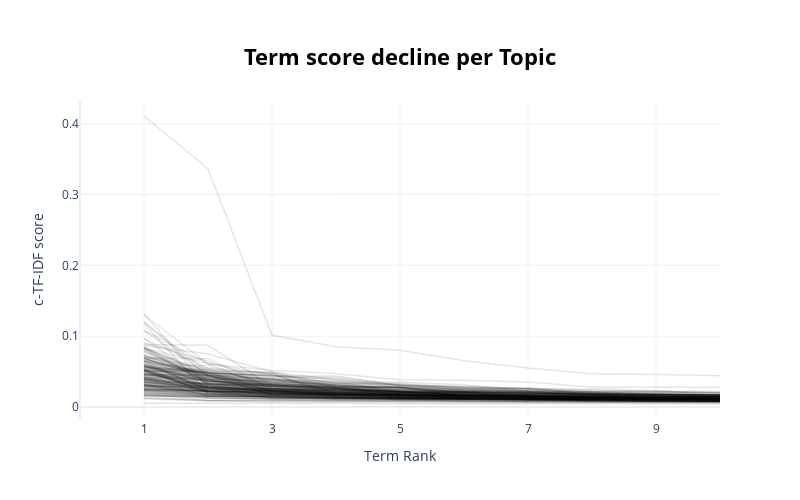

Notebook source saved alongside this figure:
### Markdown cell above
From a glance, the most frequent topics seem to have coherent and clear topic representations. Interpretation of these clusters is much easier if you are familiar with the content of the documents. For example, to me, Topic 6 seems to be clearly about anything Data Science and AI.

For each topic, we have generated 10 words that best represent that topic. However, are 10 words sufficient? Can we already have a good topic representation with 1 word? 

To understand the amount of words needed to have a sufficient topic representation, we can show the decline of term score when adding terms. The idea here is that each term that is added has a lower term score than the previous since the first is the best term for the topic. Eventually, we reach the point of diminishing returns, which is very similar to the elbow-method used in k-NN. Below, you can see the decline in term score when adding terms per topic:

### Code cell
topic_model.visualize_term_rank()
